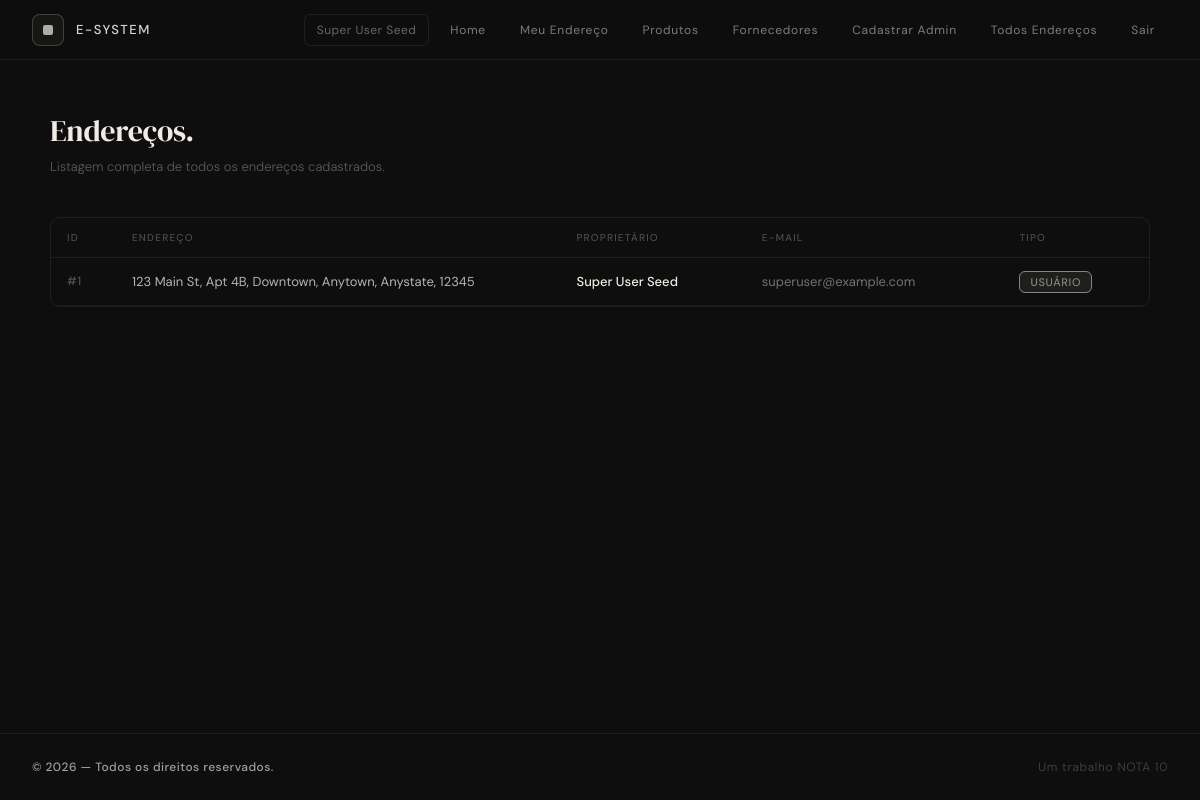
Screenshot of /addresses.php (signed in) with the database file from the repository.
### tables this page shows
CREATE TABLE IF NOT EXISTS users (
    id INT AUTO_INCREMENT PRIMARY KEY,
    name VARCHAR(150) NOT NULL,
    phone VARCHAR(50) NOT NULL,
    email VARCHAR(255) NOT NULL UNIQUE,
    password VARCHAR(255) NOT NULL,
    address_id INT,
    role ENUM('cliente','admin','superuser') NOT NULL DEFAULT 'cliente',
    created_at TIMESTAMP DEFAULT CURRENT_TIMESTAMP,
    FOREIGN KEY (address_id) REFERENCES addresses(id)
);

CREATE TABLE IF NOT EXISTS addresses (
    id INT AUTO_INCREMENT PRIMARY KEY,
    street VARCHAR(255) NOT NULL,
    complement VARCHAR(255),
    city VARCHAR(100) NOT NULL,
    state VARCHAR(100) NOT NULL,
    neighborhood VARCHAR(100) NOT NULL,
    zip_code VARCHAR(20) NOT NULL
);

### src/services/SessionsService.php (called while the page is built, shortened)
<?php
class SessionManager {
    public function currentUser(): ?array {
        return $_SESSION['user'] ?? null;
    }
}

### src/dao/AddressDAO.php (called while the page is built, shortened)
<?php
require_once __DIR__ . '/../connection/db.php';
class AddressDAO {
    private PDO $db;
    public function __construct() {
        $this->db = Connection::getInstance();
    }
    public function findAllWithOwners(): array {
        $stmt = $this->db->query(
            'SELECT a.*, u.id AS user_id, u.name AS user_name, u.email AS user_email, u.role AS user_role, s.id AS supplier_id, s.name AS supplier_name, s.email AS supplier_email
             FROM addresses a
             LEFT JOIN users u ON u.address_id = a.id
             LEFT JOIN suppliers s ON s.address_id = a.id'
        );
        return $stmt->fetchAll(PDO::FETCH_ASSOC);
    }
}

### src/connection/db.php (called while the page is built, shortened)
<?php
class Connection {
    private static $instance = null;
    private function __construct() {
        $host = 'db';
        $db = 'testdb';
        $user = 'root';
        $pass = 'root';
        try {
            $this->conn = new PDO("mysql:host=$host;dbname=$db", $user, $pass);
        } catch (PDOException $e) {
            die("Erro de conexão: " . $e->getMessage());
        }
    }
     public static function getInstance(): PDO {
        if (self::$instance === null) {
            $obj = new Connection();
            self::$instance = $obj->conn;
        }
        return self::$instance;
    }
}

### src/addresses.php (the view, shortened to what this page needs)
<?php
require_once 'services/SessionsService.php';
require_once 'dao/AddressDAO.php';
$addressDAO = new AddressDAO();
$addresses = $addressDAO->findAllWithOwners();
include 'partials/header.php';
?><main class="flex-grow flex justify-center px-6 py-12">
  <div style="width:100%;max-width:1100px">
    <h1 style="font-family:'DM Serif Display',serif;font-size:30px;font-weight:400;letter-spacing:-0.01em;margin:0 0 4px">Endereços.</h1>
    <p style="font-size:13px;font-weight:300;color:rgba(240,236,228,0.35);margin:0 0 2.5rem">Listagem completa de todos os endereços cadastrados.</p>
    <?php if (empty($addresses)): ?>
      <div style="border:1px solid rgba(240,236,228,0.08);border-radius:10px;padding:48px;text-align:center;font-size:13px;color:rgba(240,236,228,0.3);letter-spacing:0.04em">
        Nenhum endereço encontrado.
      </div>
    <?php else: ?>
      <div style="overflow-x:auto;border:1px solid rgba(240,236,228,0.08);border-radius:10px">
        <table style="width:100%;border-collapse:collapse;font-size:13px;color:#f0ece4">
          <thead>
            <tr style="border-bottom:1px solid rgba(240,236,228,0.08)">
              <?php foreach (['ID','Endereço','Proprietário','E-mail','Tipo'] as $col): ?>
                <th style="padding:12px 16px;text-align:left;font-size:10px;font-weight:500;letter-spacing:0.12em;text-transform:uppercase;color:rgba(240,236,228,0.28);white-space:nowrap">
                  <?= $col ?>
                </th>
              <?php endforeach ?>
            </tr>
          </thead>
          <tbody>
            <?php foreach ($addresses as $i => $item):
              $addr = htmlspecialchars(trim(implode(', ', array_filter([
                $item['street'],
                $item['complement'] ?? '',
                $item['neighborhood'],
                $item['city'],
                $item['state'],
                $item['zip_code'],
              ]))));
              $owner = htmlspecialchars($item['user_name'] ?? $item['supplier_name'] ?? '—');
              $email = htmlspecialchars($item['user_email'] ?? $item['supplier_email'] ?? '—');
              $tipo  = $item['user_id'] ? 'Usuário' : ($item['supplier_id'] ? 'Fornecedor' : 'Sem vínculo');
              $rowBg = $i % 2 === 0 ? 'transparent' : 'rgba(240,236,228,0.02)';
            ?>
              <tr style="border-bottom:1px solid rgba(240,236,228,0.05);background:<?= $rowBg ?>;transition:background 0.15s"
                  onmouseover="this.style.background='rgba(240,236,228,0.05)'"
                  onmouseout="this.style.background='<?= $rowBg ?>'">
                <td style="padding:14px 16px;color:rgba(240,236,228,0.3);font-size:12px;font-weight:500;letter-spacing:0.04em;white-space:nowrap">
                  #<?= htmlspecialchars($item['id']) ?>
                </td>
                <td style="padding:14px 16px;color:rgba(240,236,228,0.75);max-width:320px">
                  <?= $addr ?>
                </td>
                <td style="padding:14px 16px;color:#f0ece4;font-weight:500;white-space:nowrap">
                  <?= $owner ?>
                </td>
                <td style="padding:14px 16px;color:rgba(240,236,228,0.45);white-space:nowrap">
                  <?= $email ?>
                </td>
                <td style="padding:14px 16px">
                  <?php
                    $badge = match($tipo) {
                      'Usuário'     => ['rgba(240,236,228,0.07)', 'rgba(240,236,228,0.5)',  'Usuário'],
                      'Fornecedor'  => ['rgba(29,158,117,0.1)',   'rgba(29,158,117,0.6)',   'Fornecedor'],
                      default       => ['rgba(240,236,228,0.04)', 'rgba(240,236,228,0.2)',  'Sem vínculo'],
                    };
                  ?>
                  <span style="background:<?= $badge[0] ?>;color:<?= $badge[1] ?>;border:1px solid <?= $badge[1] ?>;border-radius:6px;padding:3px 10px;font-size:11px;font-weight:500;letter-spacing:0.06em;text-transform:uppercase;white-space:nowrap">
                    <?= $badge[2] ?>
                  </span>
                </td>
              </tr>
            <?php endforeach ?>
          </tbody>
        </table>
      </div>
    <?php endif ?>
  </div>
</main>
 <?php include 'partials/footer.php';

### src/partials/header.php (shortened to what this page needs)
<?php
require_once __DIR__ . '/../services/SessionsService.php';
$session = new SessionManager();
$user = $session->currentUser();
?>
<!DOCTYPE html>
<html lang="pt-BR">
<head>
  <script src="https://cdn.jsdelivr.net/npm/@tailwindcss/browser@4"></script>
</head>
<body class="min-h-screen flex flex-col">
<header style="border-bottom:1px solid rgba(240,236,228,0.08); background:rgba(14,14,14,0.97); height:60px;"
        class="sticky top-0 z-50 flex items-center justify-between px-8">
  <a href="index.php" class="flex items-center gap-3 no-underline" style="color:var(--cream)">
    <div style="width:32px;height:32px;border:1px solid rgba(240,236,228,0.2);border-radius:8px;background:rgba(240,236,228,0.04);display:flex;align-items:center;justify-content:center;">
      <div style="width:10px;height:10px;background:var(--cream);border-radius:2px;opacity:0.7;"></div>
    </div>
    <span style="font-size:13px;font-weight:500;letter-spacing:0.12em;text-transform:uppercase;opacity:0.9">E-System</span>
  </a>
  <nav class="flex items-center gap-2">
    <?php if ($user): ?>
      <span style="font-size:12px;color:rgba(240,236,228,0.4);padding:6px 12px;border:1px solid rgba(240,236,228,0.08);border-radius:6px;letter-spacing:0.04em">
        <?= htmlspecialchars($user['name']) ?>
      </span>
      <?php
      $links = [['index.php','Home'],['address.php','Meu Endereço']];
      if ($session->hasRole(['superuser', 'admin'])):
        $links[] = ['products.php','Produtos'];
        $links[] = ['suppliers.php','Fornecedores'];
      endif;
      if ($session->hasRole(['superuser'])):
        $links[] = ['create_admin.php','Cadastrar Admin'];
        $links[] = ['addresses.php','Todos Endereços'];
      endif;
      $links[] = ['logout.php','Sair'];
      foreach ($links as [$href, $label]):
      ?>
        <a href="<?= $href ?>" style="font-size:12px;font-weight:400;letter-spacing:0.06em;color:rgba(240,236,228,0.5);text-decoration:none;padding:6px 12px;border-radius:6px;border:1px solid transparent;transition:all 0.2s;"
           onmouseover="this.style.color='#f0ece4';this.style.borderColor='rgba(240,236,228,0.12)';this.style.background='rgba(240,236,228,0.04)'"
           onmouseout="this.style.color='rgba(240,236,228,0.5)';this.style.borderColor='transparent';this.style.background='transparent'">
          <?= $label ?>
        </a>
      <?php endforeach ?>
    <?php else: ?>
      <a href="login.php"    style="...mesmo estilo...">Entrar</a>
      <a href="register.php" style="...mesmo estilo...">Cadastrar</a>
    <?php endif ?>
  </nav>
</header>

### src/partials/header.php (style rules this page uses)
:root { --cream: #f0ece4; --bg: #0e0e0e; --border: rgba(240,236,228,0.1); --muted: rgba(240,236,228,0.38); }
body { font-family: 'DM Sans', sans-serif; background: var(--bg); color: var(--cream); }

### rows the page displays
users: name "Super User Seed", address "1", address.zip_code "123 Main St, Apt 4B, Downtown, Anytown, Anystate, 12345", email "superuser@example.com", id "USUÁRIO"

### other values shown
$label "Home"
$label "Meu Endereço"
$label "Produtos"
$label "Fornecedores"
$label "Cadastrar Admin"
$label "Todos Endereços"
$label "Sair"
$col "ID"
$col "ENDEREÇO"
$col "PROPRIETÁRIO"
$col "E-MAIL"
$col "TIPO"
